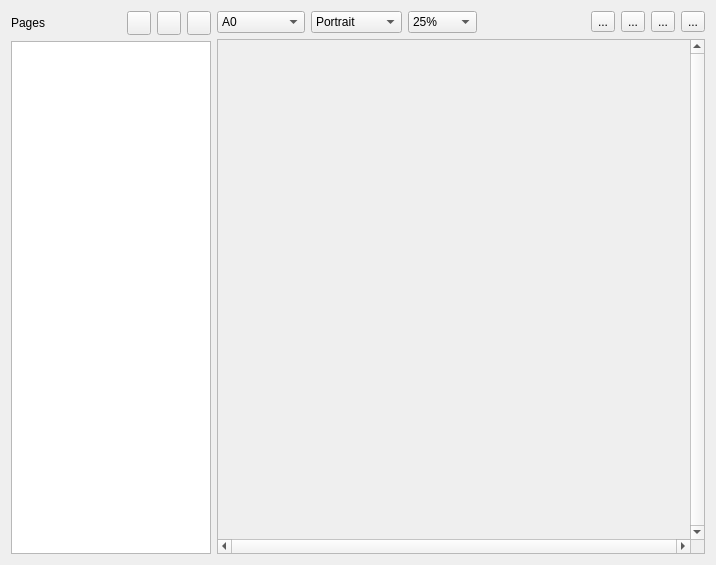
<?xml version="1.0" encoding="UTF-8"?>
<ui version="4.0">
 <class>PrintSetup</class>
 <widget class="QWidget" name="PrintSetup">
  <property name="geometry">
   <rect>
    <x>0</x>
    <y>0</y>
    <width>716</width>
    <height>565</height>
   </rect>
  </property>
  <property name="minimumSize">
   <size>
    <width>700</width>
    <height>550</height>
   </size>
  </property>
  <property name="windowTitle">
   <string>Print Setup</string>
  </property>
  <layout class="QGridLayout" name="gridLayout_2">
   <item row="0" column="0" rowspan="2">
    <layout class="QGridLayout" name="gridLayout">
     <item row="0" column="0">
      <widget class="QLabel" name="label">
       <property name="sizePolicy">
        <sizepolicy hsizetype="MinimumExpanding" vsizetype="Fixed">
         <horstretch>0</horstretch>
         <verstretch>24</verstretch>
        </sizepolicy>
       </property>
       <property name="minimumSize">
        <size>
         <width>0</width>
         <height>24</height>
        </size>
       </property>
       <property name="maximumSize">
        <size>
         <width>16777215</width>
         <height>24</height>
        </size>
       </property>
       <property name="font">
        <font>
         <pointsize>9</pointsize>
        </font>
       </property>
       <property name="text">
        <string>Pages</string>
       </property>
      </widget>
     </item>
     <item row="0" column="1">
      <widget class="QPushButton" name="AddPage">
       <property name="sizePolicy">
        <sizepolicy hsizetype="Fixed" vsizetype="Fixed">
         <horstretch>0</horstretch>
         <verstretch>0</verstretch>
        </sizepolicy>
       </property>
       <property name="minimumSize">
        <size>
         <width>24</width>
         <height>24</height>
        </size>
       </property>
       <property name="maximumSize">
        <size>
         <width>24</width>
         <height>24</height>
        </size>
       </property>
       <property name="font">
        <font>
         <pointsize>18</pointsize>
        </font>
       </property>
       <property name="toolTip">
        <string>Append a page</string>
       </property>
       <property name="statusTip">
        <string/>
       </property>
       <property name="text">
        <string/>
       </property>
       <property name="iconSize">
        <size>
         <width>22</width>
         <height>22</height>
        </size>
       </property>
      </widget>
     </item>
     <item row="0" column="2">
      <widget class="QPushButton" name="InsertPage">
       <property name="sizePolicy">
        <sizepolicy hsizetype="Fixed" vsizetype="Fixed">
         <horstretch>0</horstretch>
         <verstretch>0</verstretch>
        </sizepolicy>
       </property>
       <property name="minimumSize">
        <size>
         <width>24</width>
         <height>24</height>
        </size>
       </property>
       <property name="maximumSize">
        <size>
         <width>24</width>
         <height>24</height>
        </size>
       </property>
       <property name="font">
        <font>
         <pointsize>18</pointsize>
        </font>
       </property>
       <property name="toolTip">
        <string>Insert a page before the selected page</string>
       </property>
       <property name="text">
        <string/>
       </property>
       <property name="iconSize">
        <size>
         <width>22</width>
         <height>22</height>
        </size>
       </property>
      </widget>
     </item>
     <item row="0" column="3">
      <widget class="QPushButton" name="DeletePage">
       <property name="sizePolicy">
        <sizepolicy hsizetype="Preferred" vsizetype="Preferred">
         <horstretch>0</horstretch>
         <verstretch>0</verstretch>
        </sizepolicy>
       </property>
       <property name="minimumSize">
        <size>
         <width>24</width>
         <height>24</height>
        </size>
       </property>
       <property name="maximumSize">
        <size>
         <width>24</width>
         <height>24</height>
        </size>
       </property>
       <property name="font">
        <font>
         <pointsize>18</pointsize>
        </font>
       </property>
       <property name="toolTip">
        <string>Delete the selected page</string>
       </property>
       <property name="text">
        <string/>
       </property>
       <property name="iconSize">
        <size>
         <width>22</width>
         <height>22</height>
        </size>
       </property>
      </widget>
     </item>
     <item row="1" column="0" colspan="4">
      <widget class="QListWidget" name="Pages">
       <property name="sizePolicy">
        <sizepolicy hsizetype="Preferred" vsizetype="MinimumExpanding">
         <horstretch>0</horstretch>
         <verstretch>100</verstretch>
        </sizepolicy>
       </property>
       <property name="maximumSize">
        <size>
         <width>200</width>
         <height>16777215</height>
        </size>
       </property>
       <property name="toolTip">
        <string>Page list</string>
       </property>
       <property name="iconSize">
        <size>
         <width>140</width>
         <height>140</height>
        </size>
       </property>
       <property name="gridSize">
        <size>
         <width>170</width>
         <height>170</height>
        </size>
       </property>
       <property name="viewMode">
        <enum>QListView::IconMode</enum>
       </property>
      </widget>
     </item>
    </layout>
   </item>
   <item row="0" column="1">
    <layout class="QHBoxLayout" name="horizontalLayout">
     <item>
      <widget class="KComboBox" name="PaperSize">
       <property name="sizePolicy">
        <sizepolicy hsizetype="Preferred" vsizetype="Preferred">
         <horstretch>0</horstretch>
         <verstretch>0</verstretch>
        </sizepolicy>
       </property>
       <property name="toolTip">
        <string>Select a paper size</string>
       </property>
       <item>
        <property name="text">
         <string comment="Paper size">A0</string>
        </property>
       </item>
       <item>
        <property name="text">
         <string comment="Paper size">A1</string>
        </property>
       </item>
       <item>
        <property name="text">
         <string comment="Paper size">A2</string>
        </property>
       </item>
       <item>
        <property name="text">
         <string comment="Paper size">A3</string>
        </property>
       </item>
       <item>
        <property name="text">
         <string comment="Paper size">A4</string>
        </property>
       </item>
       <item>
        <property name="text">
         <string comment="Paper size">A5</string>
        </property>
       </item>
       <item>
        <property name="text">
         <string comment="Paper size">A6</string>
        </property>
       </item>
       <item>
        <property name="text">
         <string comment="Paper size">A7</string>
        </property>
       </item>
       <item>
        <property name="text">
         <string comment="Paper size">A8</string>
        </property>
       </item>
       <item>
        <property name="text">
         <string comment="Paper size">A9</string>
        </property>
       </item>
       <item>
        <property name="text">
         <string comment="Paper size">B0</string>
        </property>
       </item>
       <item>
        <property name="text">
         <string comment="Paper size">B1</string>
        </property>
       </item>
       <item>
        <property name="text">
         <string comment="Paper size">B2</string>
        </property>
       </item>
       <item>
        <property name="text">
         <string comment="Paper size">B3</string>
        </property>
       </item>
       <item>
        <property name="text">
         <string comment="Paper size">B4</string>
        </property>
       </item>
       <item>
        <property name="text">
         <string comment="Paper size">B5</string>
        </property>
       </item>
       <item>
        <property name="text">
         <string comment="Paper size">B6</string>
        </property>
       </item>
       <item>
        <property name="text">
         <string comment="Paper size">B7</string>
        </property>
       </item>
       <item>
        <property name="text">
         <string comment="Paper size">B8</string>
        </property>
       </item>
       <item>
        <property name="text">
         <string comment="Paper size">B9</string>
        </property>
       </item>
       <item>
        <property name="text">
         <string comment="Paper size">B10</string>
        </property>
       </item>
       <item>
        <property name="text">
         <string comment="Paper size">C5E</string>
        </property>
       </item>
       <item>
        <property name="text">
         <string comment="Paper size">Comm10E</string>
        </property>
       </item>
       <item>
        <property name="text">
         <string comment="Paper size">DLE</string>
        </property>
       </item>
       <item>
        <property name="text">
         <string comment="Paper size">Executive</string>
        </property>
       </item>
       <item>
        <property name="text">
         <string comment="Paper size">Folio</string>
        </property>
       </item>
       <item>
        <property name="text">
         <string comment="Paper size">Ledger</string>
        </property>
       </item>
       <item>
        <property name="text">
         <string comment="Paper size">Legal</string>
        </property>
       </item>
       <item>
        <property name="text">
         <string comment="Paper size">Letter</string>
        </property>
       </item>
       <item>
        <property name="text">
         <string comment="Paper size">Tabloid</string>
        </property>
       </item>
      </widget>
     </item>
     <item>
      <widget class="KComboBox" name="Orientation">
       <property name="sizePolicy">
        <sizepolicy hsizetype="Preferred" vsizetype="Preferred">
         <horstretch>0</horstretch>
         <verstretch>0</verstretch>
        </sizepolicy>
       </property>
       <property name="toolTip">
        <string>Select the paper orientation</string>
       </property>
       <item>
        <property name="text">
         <string>Portrait</string>
        </property>
       </item>
       <item>
        <property name="text">
         <string>Landscape</string>
        </property>
       </item>
      </widget>
     </item>
     <item>
      <widget class="KComboBox" name="Zoom">
       <property name="sizePolicy">
        <sizepolicy hsizetype="Preferred" vsizetype="Preferred">
         <horstretch>0</horstretch>
         <verstretch>0</verstretch>
        </sizepolicy>
       </property>
       <property name="toolTip">
        <string>Zoom factor</string>
       </property>
       <item>
        <property name="text">
         <string>25%</string>
        </property>
       </item>
       <item>
        <property name="text">
         <string>50%</string>
        </property>
       </item>
       <item>
        <property name="text">
         <string>100%</string>
        </property>
       </item>
       <item>
        <property name="text">
         <string>150%</string>
        </property>
       </item>
       <item>
        <property name="text">
         <string>200%</string>
        </property>
       </item>
       <item>
        <property name="text">
         <string notr="true">400%</string>
        </property>
       </item>
       <item>
        <property name="text">
         <string>800%</string>
        </property>
       </item>
       <item>
        <property name="text">
         <string>1600%</string>
        </property>
       </item>
      </widget>
     </item>
     <item>
      <spacer name="horizontalSpacer">
       <property name="orientation">
        <enum>Qt::Horizontal</enum>
       </property>
       <property name="sizeHint" stdset="0">
        <size>
         <width>40</width>
         <height>20</height>
        </size>
       </property>
      </spacer>
     </item>
     <item>
      <widget class="QToolButton" name="SelectElement">
       <property name="toolTip">
        <string>Select an element</string>
       </property>
       <property name="text">
        <string>...</string>
       </property>
       <property name="iconSize">
        <size>
         <width>22</width>
         <height>22</height>
        </size>
       </property>
       <property name="checkable">
        <bool>true</bool>
       </property>
       <property name="checked">
        <bool>false</bool>
       </property>
      </widget>
     </item>
     <item>
      <widget class="QToolButton" name="TextElement">
       <property name="toolTip">
        <string>Insert a text element</string>
       </property>
       <property name="statusTip">
        <string/>
       </property>
       <property name="text">
        <string>...</string>
       </property>
       <property name="iconSize">
        <size>
         <width>22</width>
         <height>22</height>
        </size>
       </property>
       <property name="checkable">
        <bool>true</bool>
       </property>
       <property name="checked">
        <bool>false</bool>
       </property>
      </widget>
     </item>
     <item>
      <widget class="QToolButton" name="PatternElement">
       <property name="toolTip">
        <string>Insert a pattern element</string>
       </property>
       <property name="statusTip">
        <string/>
       </property>
       <property name="text">
        <string>...</string>
       </property>
       <property name="iconSize">
        <size>
         <width>22</width>
         <height>22</height>
        </size>
       </property>
       <property name="checkable">
        <bool>true</bool>
       </property>
      </widget>
     </item>
     <item>
      <widget class="QToolButton" name="KeyElement">
       <property name="toolTip">
        <string>Insert a key element</string>
       </property>
       <property name="statusTip">
        <string/>
       </property>
       <property name="text">
        <string>...</string>
       </property>
       <property name="iconSize">
        <size>
         <width>22</width>
         <height>22</height>
        </size>
       </property>
       <property name="checkable">
        <bool>true</bool>
       </property>
      </widget>
     </item>
    </layout>
   </item>
   <item row="1" column="1">
    <widget class="QScrollArea" name="PagePreview">
     <property name="sizePolicy">
      <sizepolicy hsizetype="Expanding" vsizetype="Expanding">
       <horstretch>100</horstretch>
       <verstretch>100</verstretch>
      </sizepolicy>
     </property>
     <property name="toolTip">
      <string>Page preview</string>
     </property>
     <property name="verticalScrollBarPolicy">
      <enum>Qt::ScrollBarAlwaysOn</enum>
     </property>
     <property name="horizontalScrollBarPolicy">
      <enum>Qt::ScrollBarAlwaysOn</enum>
     </property>
     <property name="widgetResizable">
      <bool>false</bool>
     </property>
     <property name="alignment">
      <set>Qt::AlignCenter</set>
     </property>
     <widget class="QWidget" name="scrollAreaWidgetContents">
      <property name="geometry">
       <rect>
        <x>0</x>
        <y>0</y>
        <width>470</width>
        <height>496</height>
       </rect>
      </property>
     </widget>
    </widget>
   </item>
  </layout>
 </widget>
 <customwidgets>
  <customwidget>
   <class>KComboBox</class>
   <extends>QComboBox</extends>
   <header>kcombobox.h</header>
  </customwidget>
 </customwidgets>
 <resources/>
 <connections/>
</ui>
